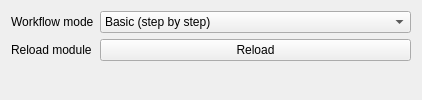
           <widget class="QWidget" name="SettingsTab">
            <attribute name="title">
             <string>Settings</string>
            </attribute>
            <layout class="QFormLayout" name="formLayout_5">
             <property name="fieldGrowthPolicy">
              <enum>QFormLayout::AllNonFixedFieldsGrow</enum>
             </property>
             <item row="0" column="0">
              <widget class="QLabel" name="SettingsWorkflowLabel">
               <property name="toolTip">
                <string/>
               </property>
               <property name="text">
                <string>Workflow mode</string>
               </property>
              </widget>
             </item>
             <item row="0" column="1">
              <widget class="QComboBox" name="SettingsWorkflowComboBox">
               <property name="toolTip">
                <string>&lt;!DOCTYPE HTML PUBLIC &quot;-//W3C//DTD HTML 4.0//EN&quot; &quot;http://www.w3.org/TR/REC-html40/strict.dtd&quot;&gt;
&lt;html&gt;&lt;head&gt;&lt;meta name=&quot;qrichtext&quot; content=&quot;1&quot; /&gt;&lt;style type=&quot;text/css&quot;&gt;
p, li { white-space: pre-wrap; }
&lt;/style&gt;&lt;/head&gt;&lt;body style=&quot; font-family:'MS Shell Dlg 2'; font-size:8.25pt; font-weight:400; font-style:normal;&quot;&gt;
&lt;p style=&quot; margin-top:0px; margin-bottom:0px; margin-left:0px; margin-right:0px; -qt-block-indent:0; text-indent:0px;&quot;&gt;&lt;span style=&quot; font-size:8pt;&quot;&gt;Choose the mode of the workflow.&lt;/span&gt;&lt;/p&gt;
&lt;p style=&quot;-qt-paragraph-type:empty; margin-top:0px; margin-bottom:0px; margin-left:0px; margin-right:0px; -qt-block-indent:0; text-indent:0px; font-size:8pt;&quot;&gt;&lt;/p&gt;
&lt;p style=&quot; margin-top:0px; margin-bottom:0px; margin-left:0px; margin-right:0px; -qt-block-indent:0; text-indent:0px;&quot;&gt;&lt;span style=&quot; font-size:8pt;&quot;&gt;Beginner mode is advised for first time user. In this mode, everything is streamlined to help the user run the Bender workflow. It is aimed at providing a experience and feel of how Bender works.&lt;/span&gt;&lt;/p&gt;
&lt;p style=&quot;-qt-paragraph-type:empty; margin-top:0px; margin-bottom:0px; margin-left:0px; margin-right:0px; -qt-block-indent:0; text-indent:0px; font-size:8pt;&quot;&gt;&lt;/p&gt;
&lt;p style=&quot; margin-top:0px; margin-bottom:0px; margin-left:0px; margin-right:0px; -qt-block-indent:0; text-indent:0px;&quot;&gt;&lt;span style=&quot; font-size:8pt;&quot;&gt;Intermediate mode is for regular users. It is meant for users should be used to quickly go through the Bender workflow. It is recommended for user that have already been through the workflow and understand the overal process of posing a labelmap.&lt;/span&gt;&lt;/p&gt;
&lt;p style=&quot;-qt-paragraph-type:empty; margin-top:0px; margin-bottom:0px; margin-left:0px; margin-right:0px; -qt-block-indent:0; text-indent:0px; font-size:8pt;&quot;&gt;&lt;/p&gt;
&lt;p style=&quot; margin-top:0px; margin-bottom:0px; margin-left:0px; margin-right:0px; -qt-block-indent:0; text-indent:0px;&quot;&gt;&lt;span style=&quot; font-size:8pt;&quot;&gt;Expert mode is advanced user that want to have a lot of control over the workflow. This mode should be used to fine-tweak the posing process by users that understand the core mechanisms of the workflow and Bender. This is often used in conjunction with the CLIs themselves.&lt;/span&gt;&lt;/p&gt;&lt;/body&gt;&lt;/html&gt;</string>
               </property>
               <item>
                <property name="text">
                 <string>Basic (step by step)</string>
                </property>
               </item>
               <item>
                <property name="text">
                 <string>Intermediate (jump to step, load intermediate data...)</string>
                </property>
               </item>
               <item>
                <property name="text">
                 <string>Advanced (full control)</string>
                </property>
               </item>
              </widget>
             </item>
             <item row="1" column="0">
              <widget class="QLabel" name="SettingsReloadLabel">
               <property name="text">
                <string>Reload module</string>
               </property>
               <property name="workflow" stdset="0">
                <stringlist>
                 <string>2</string>
                </stringlist>
               </property>
              </widget>
             </item>
             <item row="1" column="1">
              <widget class="QPushButton" name="SettingsReloadPushButton">
               <property name="text">
                <string>Reload</string>
               </property>
               <property name="workflow" stdset="0">
                <stringlist>
                 <string>2</string>
                </stringlist>
               </property>
              </widget>
             </item>
            </layout>
           </widget>
